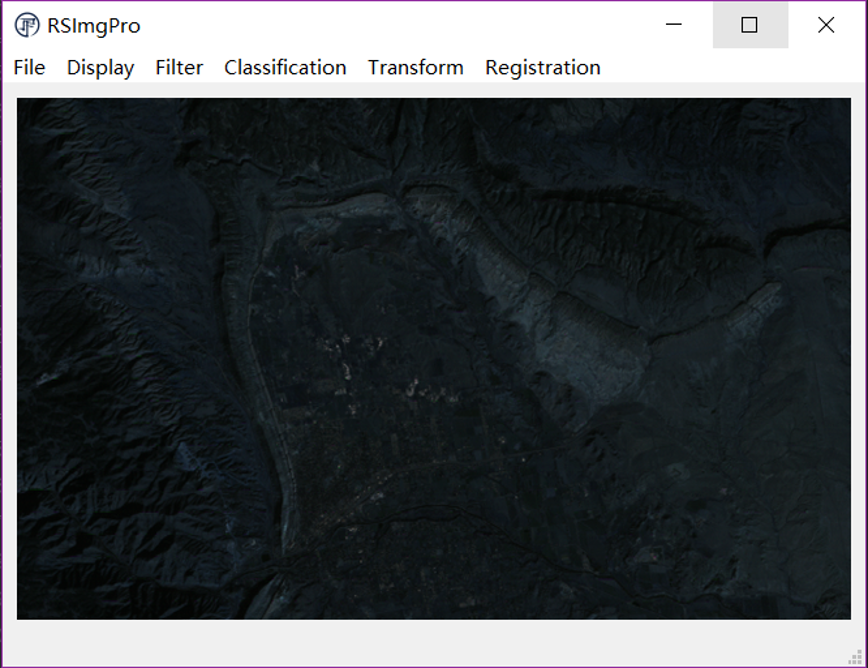
#> input picture img-folder/1.png, 868 x 668 px, given in place of 1.jpg, which was not available
$ python HSI.py
#> lines starting #> are read from the running program, lines starting #| are printed output that depends on the picture; pictures that were not available may be replaced by others from this repository, and a replacement may not be noted
#> in run_main, rgb_img is the input picture: shape (668, 868, 3); mean B, G, R 78.6, 76, 71.8
import cv2
import numpy as np

def RGB2HSI(rgb_img):
    row = np.shape(rgb_img)[0]
#> row = 668
    col = np.shape(rgb_img)[1]
#> col = 868

    hsi_img = rgb_img.copy()

    B,G,R = cv2.split(rgb_img)
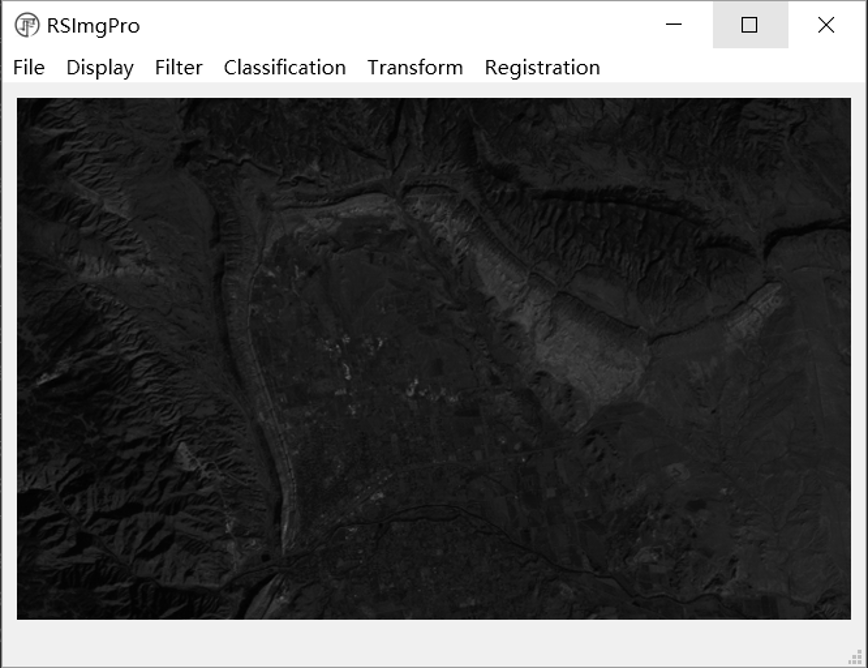
#> B: shape (668, 868); min 0, max 255, mean 78.6
    #归一化到[0,1]
    [B,G,R] = [ i/ 255.0 for i in ([B,G,R])]
    H = np.zeros((row, col))    #定义H通道
    I = (R + G + B) / 3.0       #计算I通道
    S = np.zeros((row,col))      #定义S通道
    for i in range(row):
        den = np.sqrt((R[i]-G[i])**2+(R[i]-B[i])*(G[i]-B[i]))
        thetha = np.arccos(0.5*(R[i]-B[i]+R[i]-G[i])/den)   #计算夹角
        h = np.zeros(col)               #定义临时数组
        #den>0且G>=B的元素h赋值为thetha
        h[B[i]<=G[i]] = thetha[B[i]<=G[i]]
        #den>0且G<=B的元素h赋值为thetha
        h[G[i]<B[i]] = 2*np.pi-thetha[G[i]<B[i]]
        #den<0的元素h赋值为0
        h[den == 0] = 0
        H[i] = h/(2*np.pi)
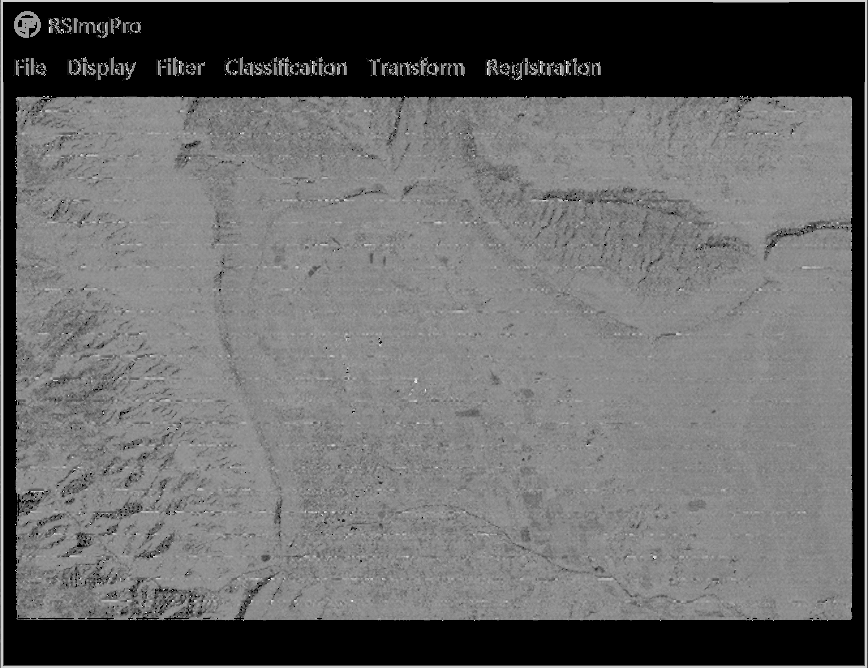
#> H: shape (668, 868) float64; min 0, max 0.998, mean 0.415
    #计算S通道
    for i in range(row):
        min = []
        #找出每组RGB值的最小值
        for j in range(col):
            arr = [B[i][j],G[i][j],R[i][j]]
            min.append(np.min(arr))
        min = np.array(min)
        #计算S通道
        S[i] = 1 - min*3/(R[i]+B[i]+G[i])
        #I为0的值直接赋值0
        S[i][R[i]+B[i]+G[i] == 0] = 0
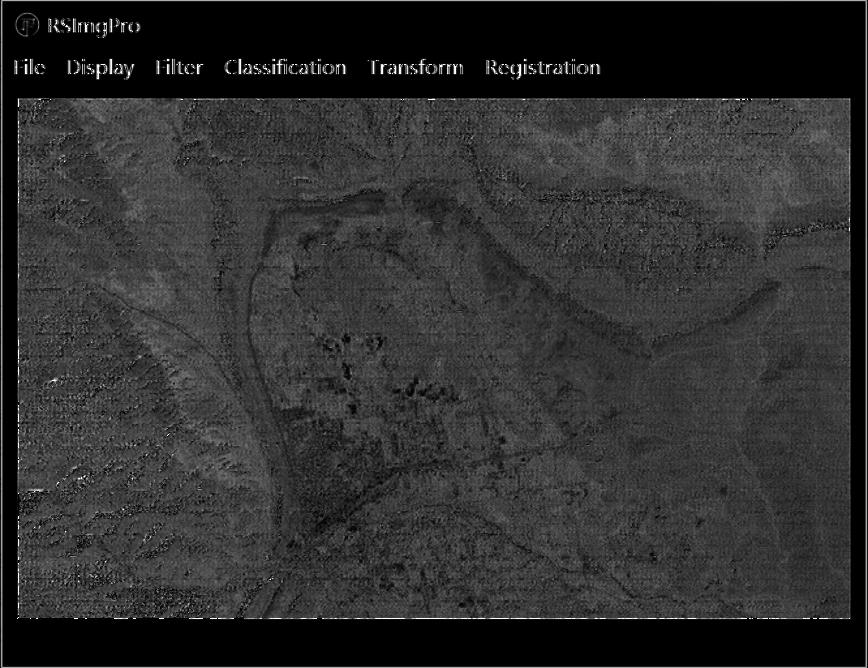
#> S: shape (668, 868) float64; min 0, max 1, mean 0.186
    #扩充到255以方便显示，一般H分量在[0,2pi]之间，S和I在[0,1]之间
    hsi_img[:,:,0] = H*255
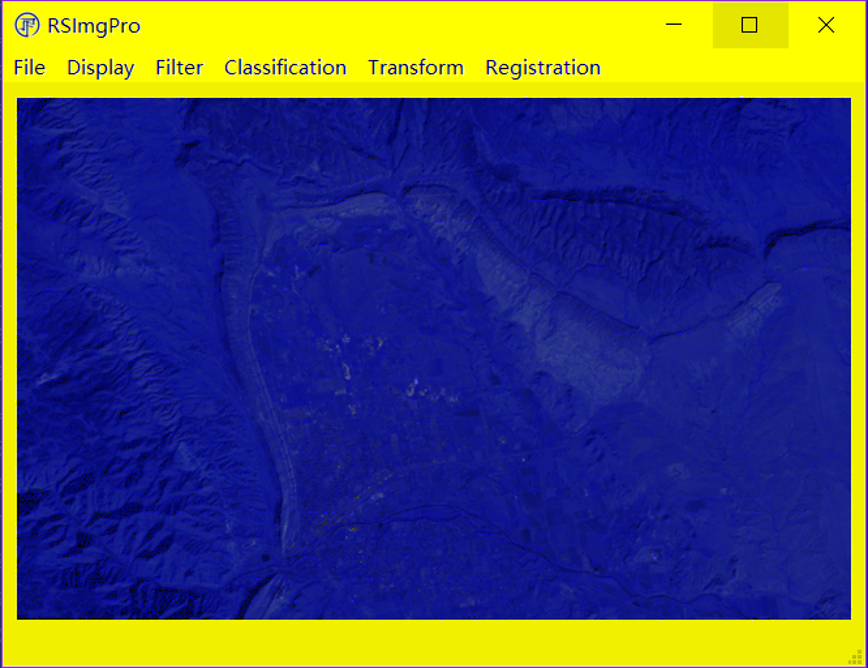
#> hsi_img: shape (668, 868, 3); mean B, G, R 105.6, 76, 71.8
    hsi_img[:,:,1] = S*255
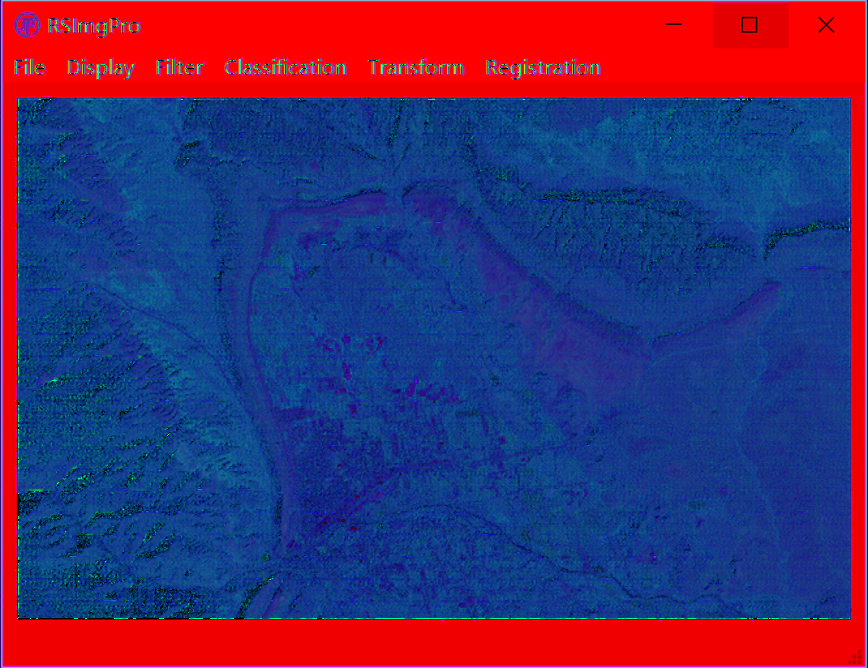
#> hsi_img: shape (668, 868, 3); mean B, G, R 105.6, 47, 71.8
    hsi_img[:,:,2] = I*255
    return hsi_img

def HSI2RGB(hsi_img):

    row = np.shape(hsi_img)[0]
#> row = 668
    col = np.shape(hsi_img)[1]
#> col = 868

    rgb_img = hsi_img.copy()

    H,S,I = cv2.split(hsi_img)
    #归一化到[0,1]
    [H,S,I] = [ i/ 255.0 for i in ([H,S,I])]
    R,G,B = H,S,I
    for i in range(row):
        h = H[i]*2*np.pi
        #H大于等于0小于120度时
        a1 = h >=0
        a2 = h < 2*np.pi/3
        a = a1 & a2         #第一种情况
        tmp = np.cos(np.pi / 3 - h)
        b = I[i] * (1 - S[i])
        r = I[i]*(1+S[i]*np.cos(h)/tmp)
        g = 3*I[i]-r-b
        B[i][a] = b[a]
        R[i][a] = r[a]
        G[i][a] = g[a]
        #H大于等于120度小于240度
        a1 = h >= 2*np.pi/3
        a2 = h < 4*np.pi/3
        a = a1 & a2         #第二种情况
        tmp = np.cos(np.pi - h)
        r = I[i] * (1 - S[i])
        g = I[i]*(1+S[i]*np.cos(h-2*np.pi/3)/tmp)
        b = 3 * I[i] - r - g
        R[i][a] = r[a]
        G[i][a] = g[a]
        B[i][a] = b[a]
        #H大于等于240度小于360度
        a1 = h >= 4 * np.pi / 3
        a2 = h < 2 * np.pi
        a = a1 & a2             #第三种情况
        tmp = np.cos(5 * np.pi / 3 - h)
        g = I[i] * (1-S[i])
        b = I[i]*(1+S[i]*np.cos(h-4*np.pi/3)/tmp)
        r = 3 * I[i] - g - b
        B[i][a] = b[a]
        G[i][a] = g[a]
        R[i][a] = r[a]
    rgb_img[:,:,0] = B*255
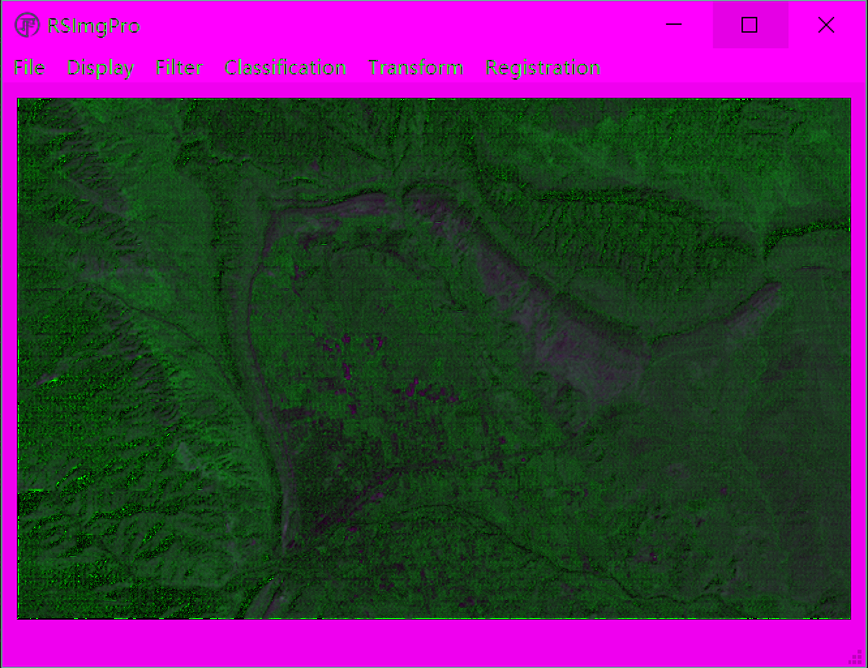
#> rgb_img: shape (668, 868, 3); mean B, G, R 77.7, 47, 75.1
    rgb_img[:,:,1] = G*255
    rgb_img[:,:,2] = R*255
    return rgb_img

def run_main():

    #读入图片
    rgb_img = cv2.imread('1.jpg',cv2.IMREAD_COLOR)
    #颜色空间转换
    hsi_img = RGB2HSI(rgb_img)
    rgb_img2 = HSI2RGB(hsi_img)
    #opencv库的颜色空间转换结果
    hsi_img2 = cv2.cvtColor(rgb_img,cv2.COLOR_BGR2HSV)
#> hsi_img2: shape (668, 868, 3); mean H, S, V 75, 69.9, 79.2
    rgb_img3 = cv2.cvtColor(hsi_img2,cv2.COLOR_HSV2BGR)
    cv2.imshow("Origin",rgb_img)
    cv2.imshow("HSI", hsi_img)
    cv2.imshow("RGB",rgb_img2)
    cv2.imshow("OpenCV_HSI",hsi_img2)
    cv2.imshow("OpenCV_RGB",rgb_img3)
    cv2.imwrite("HSI.jpeg",hsi_img)
    cv2.imwrite("RGB.jpeg", rgb_img2)
    cv2.imwrite("OpenCV_HSI.jpeg", hsi_img2)
    cv2.imwrite("OpenCV_RGB.jpeg", rgb_img3)
    cv2.waitKey()
    cv2.destroyAllWindows()

if __name__ == '__main__':
    run_main()

$ run again, with img-folder/图片 10.png copied over img-folder/1.png
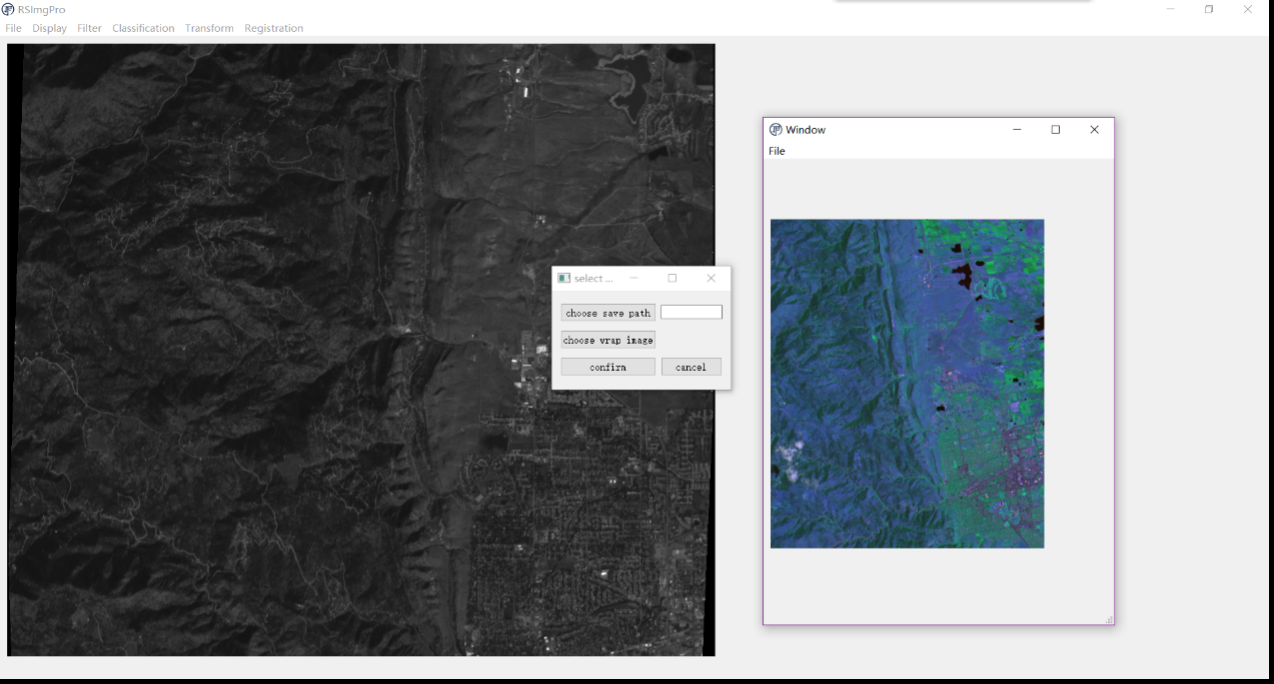
#> input picture img-folder/图片 10.png, 1274 x 684 px, given in place of 1.jpg, which was not available
#> in run_main, rgb_img is the input picture: shape (684, 1274, 3); mean B, G, R 130.4, 127.6, 123.7
#> after the loop in RGB2HSI, `for i in range(row):`:
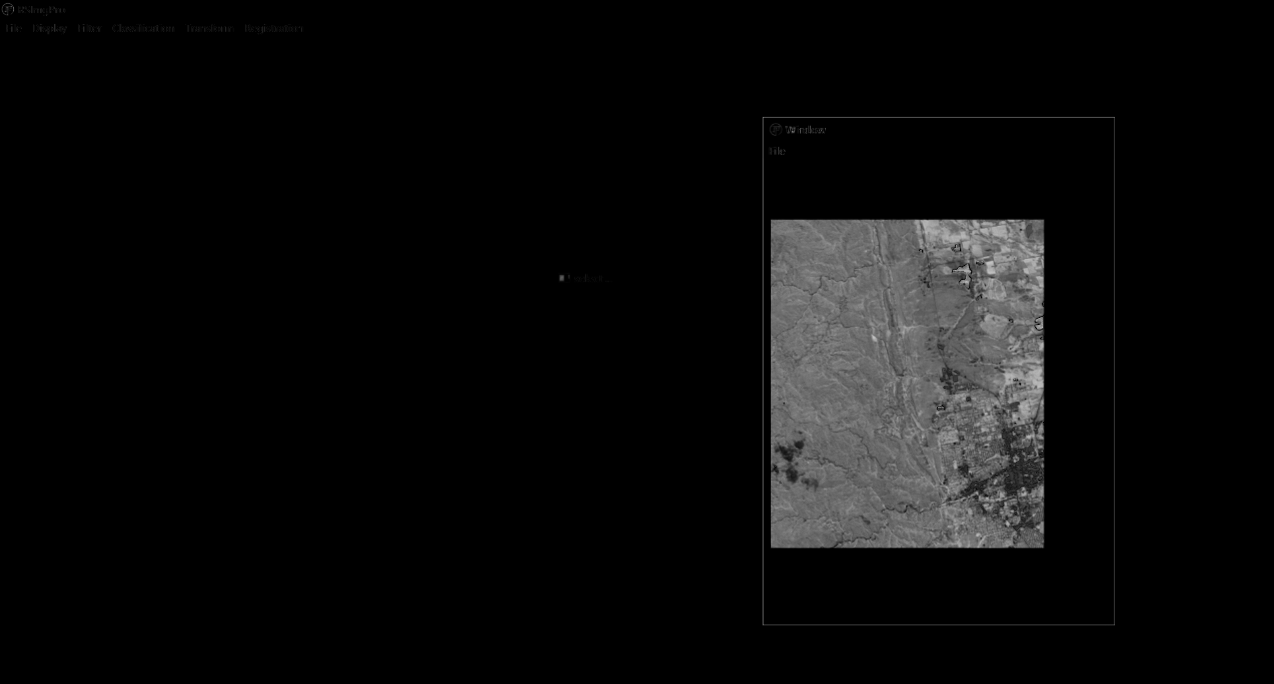
#> S: shape (684, 1274) float64; min 0, max 0.762, mean 0.0437
#> in HSI2RGB, `rgb_img[:,:,2] = R*255`:
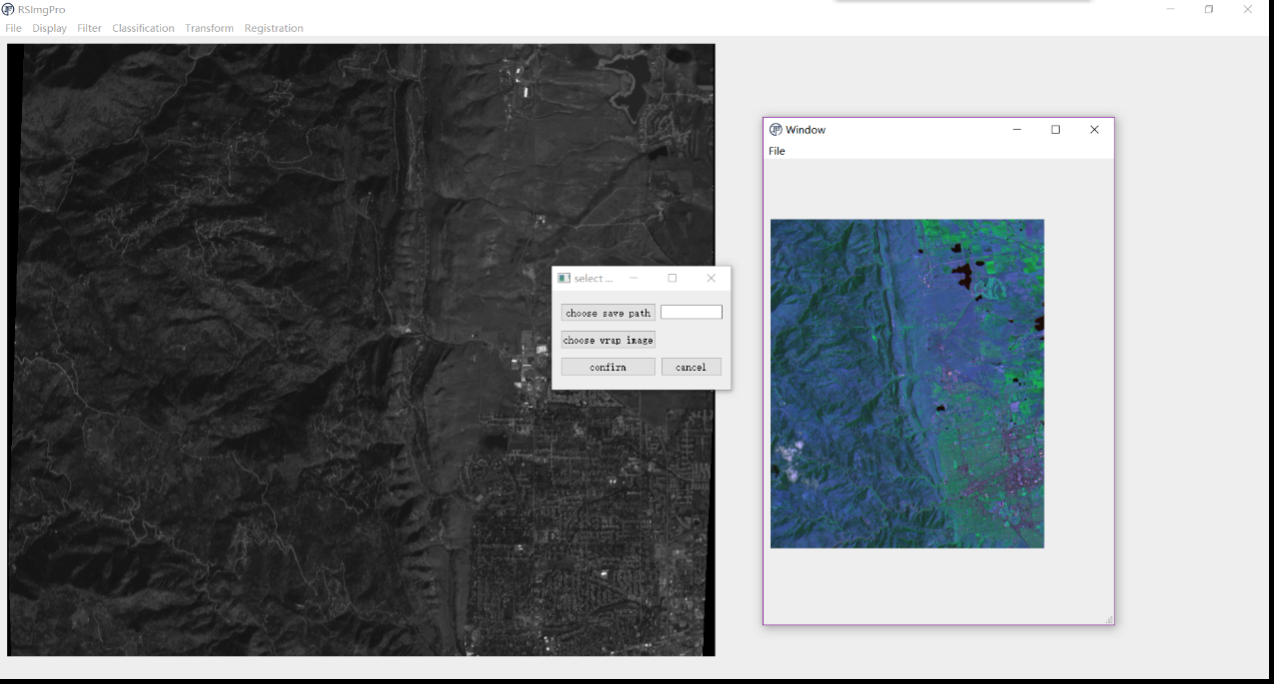
#> rgb_img: shape (684, 1274, 3); mean B, G, R 129.9, 126.8, 123.3
#> hsi_img2: shape (684, 1274, 3); mean H, S, V 11.4, 15.4, 130.7
